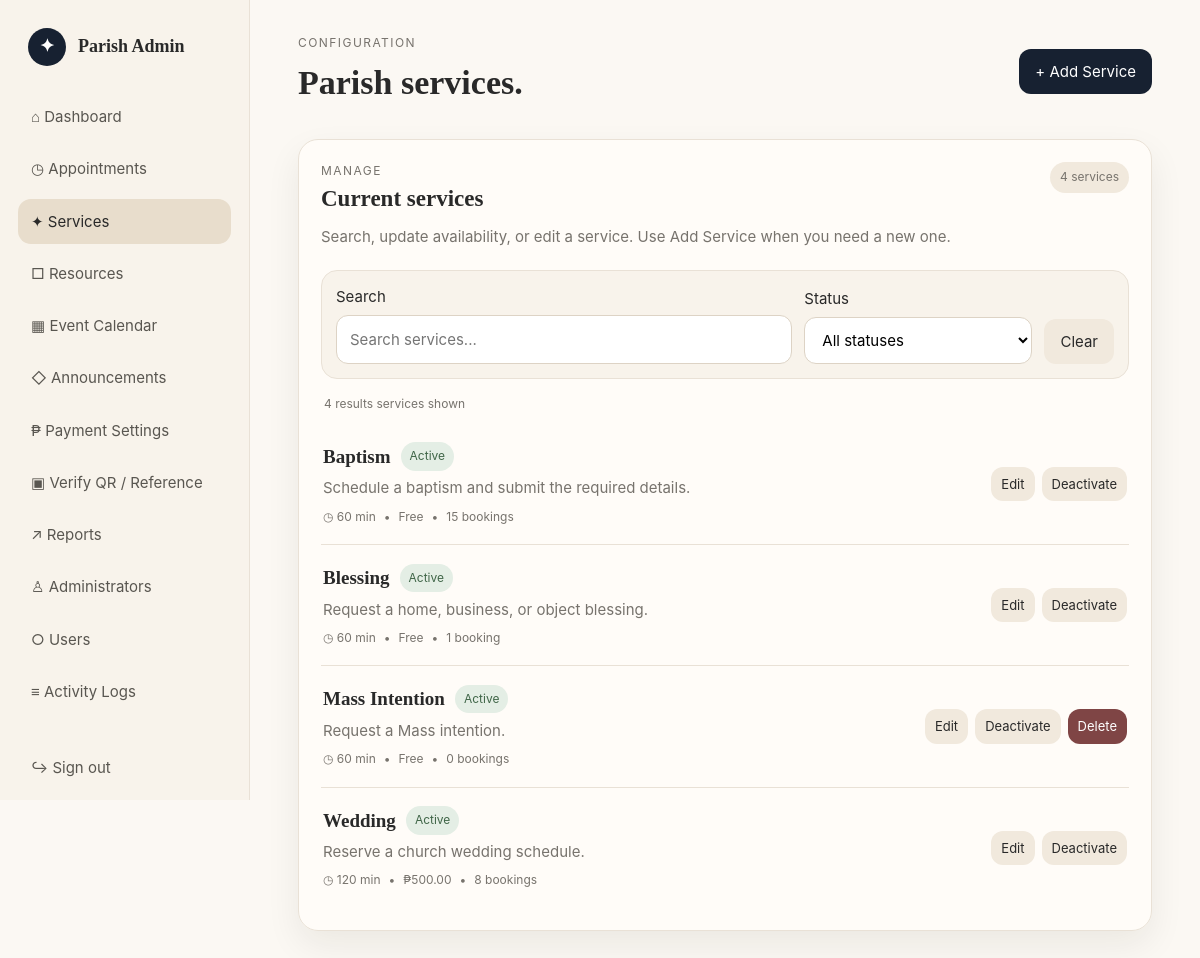
Screenshot of /admin/services.php (signed in) with the database file from the repository.
### tables this page shows
CREATE TABLE `services` (
  `id` int(10) UNSIGNED NOT NULL,
  `name` varchar(120) NOT NULL,
  `description` text DEFAULT NULL,
  `duration_minutes` smallint(5) UNSIGNED NOT NULL DEFAULT 60,
  `fee` decimal(10,2) NOT NULL DEFAULT 0.00,
  `image` varchar(255) DEFAULT NULL,
  `status` enum('active','inactive') NOT NULL DEFAULT 'active',
  `created_at` timestamp NOT NULL DEFAULT current_timestamp()
);

### config/helpers.php (called while the page is built, shortened)
<?php
function e(?string $v): string { return htmlspecialchars($v ?? '', ENT_QUOTES, 'UTF-8'); }

### admin/services.php (the view, shortened to what this page needs)
<?php
require '../config/db.php';
$rows=$pdo->query('SELECT s.*,(SELECT COUNT(*) FROM appointments a WHERE a.service_id=s.id) appointment_count FROM services s ORDER BY s.status DESC,s.name')->fetchAll();
?>
<!doctype html><html><head><meta charset="utf-8"><meta name="viewport" content="width=device-width,initial-scale=1"><title>Services</title><link rel="stylesheet" href="../assets/css/style.css?v=services-modal-20261002"></head><body><div class="shell"><?php include 'includes/sidebar.php'?><main class="main"><header class="topbar"><div><button class="btn light mobile-toggle" data-nav-toggle>☰</button><div class="eyebrow">Configuration</div><h1>Parish services.</h1></div><div class="topbar-actions"><button type="button" class="btn" id="openServiceModal">+ Add Service</button></div></header>
<section class="card service-manager-card services-full-card">
<div class="service-manager-head"><div><div class="eyebrow">Manage</div><h2>Current services</h2><p class="muted">Search, update availability, or edit a service. Use Add Service when you need a new one.</p></div><span class="service-count"><?=count($rows)?> services</span></div>
<div class="live-filter-bar service-filter"><label class="field live-search-field">Search<input class="search" type="search" placeholder="Search services..." data-live-search></label><label class="field">Status<select data-live-filter="status"><option value="">All statuses</option><option value="active">Active</option><option value="inactive">Inactive</option></select></label><button type="button" class="btn light" data-live-clear>Clear</button></div>
<div class="live-filter-meta"><span data-live-count><?=count($rows)?></span> service<?=count($rows)===1?'':'s'?> shown</div>
<div class="service-manage-list" data-live-list>
<?php foreach($rows as $r): $fee=(float)$r['fee']; $search=strtolower($r['name'].' '.$r['description'].' '.$r['status']); ?>
<article class="service-manage-item" data-live-item data-search="<?=e($search)?>" data-status="<?=e($r['status'])?>">
<div class="service-manage-main"><div class="service-manage-title"><h3><?=e($r['name'])?></h3><span class="badge <?=e($r['status'])?>"><?=e($r['status'])?></span></div><p><?=e($r['description'] ?: 'No description added yet.')?></p><div class="service-meta"><span>◷ <?=$r['duration_minutes']?> min</span><span>•</span><span><?=$fee>0?'₱'.number_format($fee,2):'Free'?></span><span>•</span><span><?=number_format((int)$r['appointment_count'])?> booking<?=$r['appointment_count']==1?'':'s'?></span></div></div>
<div class="service-manage-actions"><button type="button" class="btn light small service-edit-btn" data-id="<?=$r['id']?>" data-name="<?=e($r['name'])?>" data-duration="<?=$r['duration_minutes']?>" data-fee="<?=e($r['fee'])?>" data-description="<?=e($r['description'])?>">Edit</button><form method="post"><?=csrf_field()?><input type="hidden" name="action" value="toggle"><input type="hidden" name="id" value="<?=$r['id']?>"><button class="btn light small"><?=$r['status']==='active'?'Deactivate':'Activate'?></button></form><?php if((int)$r['appointment_count']===0):?><form method="post" onsubmit="return confirm('Delete <?=e(addslashes($r['name']))?>? This cannot be undone.')"><?=csrf_field()?><input type="hidden" name="action" value="delete"><input type="hidden" name="id" value="<?=$r['id']?>"><button class="btn danger small">Delete</button></form><?php endif?></div>
</article>
<?php endforeach?>
</div></section>
</main></div><script src="../assets/js/script.js"></script></body></html>

### assets/css/style.css (style rules this page uses)
:root { --bg:#fbf8f3;--card:#fffdf9;--sand:#f1e9dd;--sand2:#e8ddcc;--ink:#292929;--muted:#77736d;--navy:#172131;--line:#e9e1d6;--green:#56745d;--red:#9a5555;--shadow:0 14px 35px rgba(35,29,20,.07);--r:20px }
* { box-sizing:border-box }
body { margin:0;background:var(--bg);color:var(--ink);font:15px/1.55 Inter,ui-sans-serif,system-ui,-apple-system,"Segoe UI",sans-serif }
button,input,select,textarea { font:inherit }
.serif,h1,h2 { font-family:Georgia,"Times New Roman",serif }
.shell { display:grid;grid-template-columns:250px 1fr;min-height:100vh }
.main { padding:34px 4vw 60px;min-width:0 }
.topbar { display:flex;justify-content:space-between;align-items:center;gap:20px;margin-bottom:30px }
.eyebrow { font-size:12px;text-transform:uppercase;letter-spacing:.12em;color:var(--muted) }
h1 { font-size:34px;margin:4px 0 0 }
h2 { font-size:23px;margin:0 0 15px }
.card { background:rgba(255,253,249,.9);border:1px solid var(--line);border-radius:var(--r);padding:22px;box-shadow:var(--shadow) }
.muted { color:var(--muted) }
.btn { display:inline-flex;align-items:center;justify-content:center;border:0;border-radius:12px;padding:11px 16px;background:var(--navy);color:#fff;cursor:pointer }
.btn.light { background:var(--sand);color:var(--ink) }
.btn.danger { background:#7f4545 }
.btn.small { padding:7px 10px;font-size:13px }
.field { display:grid;gap:7px }
.field input,.field select,.field textarea,.search { width:100%;padding:12px 13px;border:1px solid #ddd3c5;background:#fff;border-radius:12px;outline:none }
.badge { display:inline-block;padding:5px 9px;border-radius:999px;background:var(--sand);font-size:12px;text-transform:capitalize }
.live-filter-bar { display:flex;align-items:end;gap:12px;flex-wrap:wrap;margin-bottom:16px;padding:14px;background:#f8f3eb;border:1px solid var(--line);border-radius:16px }
.live-filter-bar .field { min-width:170px;flex:1 }
.live-filter-bar .live-search-field { flex:2;min-width:240px }
.live-filter-meta { font-size:12px;color:var(--muted);padding:0 3px 10px;white-space:nowrap }
.service-editor-head,.service-manager-head { display:flex;justify-content:space-between;align-items:flex-start;gap:16px }
.service-manager-head p { margin:-7px 0 14px }
.service-count { white-space:nowrap;padding:6px 10px;border-radius:999px;background:var(--sand);color:var(--muted);font-size:12px }
.service-filter { margin-top:8px }
.service-manage-list { display:grid }
.service-manage-item { display:grid;grid-template-columns:minmax(0,1fr) auto;gap:18px;align-items:center;padding:18px 2px;border-top:1px solid var(--line) }
.service-manage-item:first-child { border-top:0 }
.service-manage-title { display:flex;align-items:center;gap:10px;flex-wrap:wrap }
.service-manage-title h3 { font-family:Georgia,"Times New Roman",serif;font-size:19px;margin:0 }
.service-manage-main p { margin:5px 0 8px;color:var(--muted);max-width:680px }
.service-meta { display:flex;gap:8px;align-items:center;flex-wrap:wrap;font-size:12px;color:var(--muted) }
.service-manage-actions { display:flex;gap:7px;align-items:center;justify-content:flex-end;flex-wrap:wrap }
.service-manage-actions form { margin:0 }
.badge.active { background:#e4eee5;color:#3f6547 }
.services-full-card { width:100%;min-width:0 }
.services-full-card .service-manager-head { margin-bottom:4px }
.services-full-card .service-filter { grid-template-columns:minmax(260px,1fr) minmax(170px,240px) auto }

### rows the page displays
services: name "Baptism", status "Active", description "Schedule a baptism and submit the required details.", duration_minutes "60", fee "Free", appointment_count "15", shows "Deactivate"
services: name "Blessing", status "Active", description "Request a home, business, or object blessing.", duration_minutes "60", fee "Free", appointment_count "1", shows "Deactivate"
services: name "Mass Intention", status "Active", description "Request a Mass intention.", duration_minutes "60", fee "Free", appointment_count "0", shows "Deactivate"
services: name "Wedding", status "Active", description "Reserve a church wedding schedule.", duration_minutes "120", fee "500.00", appointment_count "8", shows "Deactivate"

### other values shown
$label "⌂ Dashboard"
$label "◷ Appointments"
$label "✦ Services"
$label "□ Resources"
$label "▦ Event Calendar"
$label "◇ Announcements"
$label "₱ Payment Settings"
$label "▣ Verify QR / Reference"
$label "↗ Reports"
$label "♙ Administrators"
$label "○ Users"
$label "≡ Activity Logs"
count($rows) "4"
